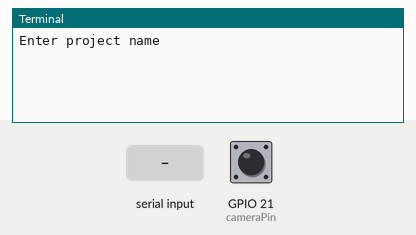
Simulated run of this program. Board: Raspberry Pi (BCM pin numbers). On the bench: the last lines printed to the terminal. The inputs (shaded band) are chosen by the test bench; at power-on: GPIO 21 (cameraPin) HIGH. The camera gives no picture and a still takes 0.5 s.

Above: at 1.2 s.
1.3 s: "1" typed at the terminal, then Enter
At 2.5 s:
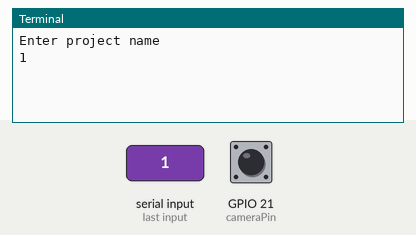
2.8 s: GPIO 21 (cameraPin) pulled LOW for 1 s
At 4.5 s:
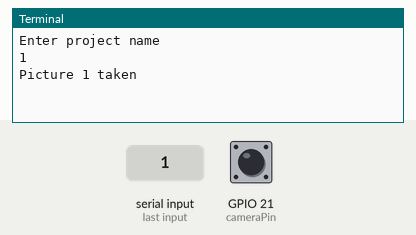
5.3 s: GPIO 21 (cameraPin) pulled LOW for 0.15 s
At 7.2 s:
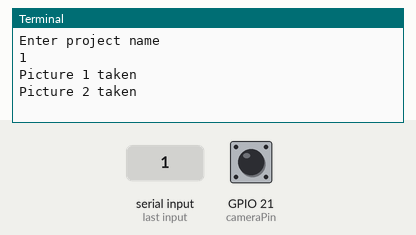

Measured:
- after the input at 1.3 s, the terminal: prints a new line at once (image 1)
- after the input at 2.8 s, the terminal: prints a new line after 1.0 s (image 2)
- after the input at 5.3 s, the terminal: prints a new line after 0.50 s (image 3)

The program:

ButtonCamera.py
```python
import picamera
import RPi.GPIO as GPIO #Python Package Reference: https://pypi.org/project/RPi.GPIO/
import os
import time

# Pin definition
cameraPin = 21

# Suppress warnings
GPIO.setwarnings(False)

# Use "BCM" pin numbering
GPIO.setmode(GPIO.BCM)

# Use built-in internal pullup resistor so the pin is not floating
# if using a momentary push button without a resistor.
GPIO.setup(cameraPin, GPIO.IN, pull_up_down=GPIO.PUD_UP)
name = input("Enter project name")
os.mkdir(f"../Media/{name}")
counter = 0
with picamera.PiCamera() as camera:
	camera.resolution = (1024, 768)
	camera.start_preview()
	time.sleep(2)
	while True:
		if not GPIO.input(cameraPin):
			counter = counter + 1
			camera.capture(f"../Media/{name}/image{counter}.jpg")
			print(f"Picture {counter} taken")
```
